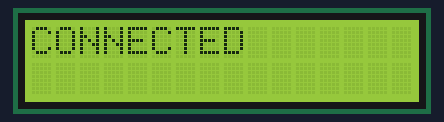
The sketch below on a simulated ESP32. Shown: 16×2 character LCD. WiFi joins after 1.5 s; servers stay silent unless stated; the local clock reads 2024-03-15 10:24:30 at power-on unless the sketch sets it; what the sketch prints to the serial monitor is not drawn.

Above: at 2.7 s.
At 5.7 s:
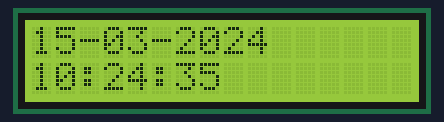
At 9.8 s:
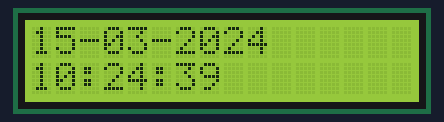
At 13.8 s:
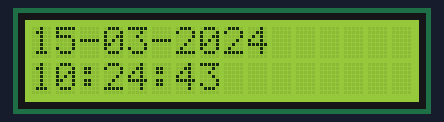
At 22.0 s:
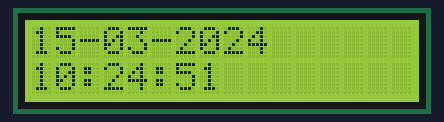
At 38.4 s:
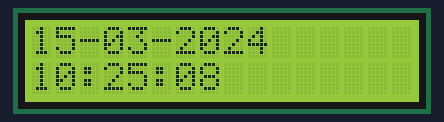

The sketch:

timeanddate.ino
```cpp
#include <Wire.h>
#include <WiFi.h>
#include "time.h"
#include "sntp.h"
#include <LiquidCrystal_I2C.h>

//0x3F or 0x27
LiquidCrystal_I2C lcd(0x27, 16, 2);   //LCD Object

const char* ssid       = "GNIOT-FF-151-152";
const char* password   = "987654321";

const char* ntpServer1 = "in.pool.ntp.org";
const char* ntpServer2 = "time.nist.gov";
const long  gmtOffset_sec = 19800;
const int   daylightOffset_sec = 19800;

void printLocalTime()
{
  struct tm timeinfo;
  if (!getLocalTime(&timeinfo)){
    Serial.println("No time available (yet)");
    return;
  }

  //Display Date & Time
  lcd.clear();
  lcd.setCursor(0, 0);
  lcd.printf("%02d-%02d-%04d", timeinfo.tm_mday, timeinfo.tm_mon + 1, timeinfo.tm_year + 1900);
  lcd.setCursor(0, 1);
  lcd.printf("%02d:%02d:%02d", timeinfo.tm_hour, timeinfo.tm_min, timeinfo.tm_sec);
}

// Callback function (gets called when time adjusts via NTP)
void timeavailable(struct timeval *t)
{
  Serial.println("Got time adjustment from NTP!");
  printLocalTime();
}

void setup()
{
  Serial.begin(115200);

  // Setup LCD with backlight and initialize
  lcd.init();
  lcd.backlight();
  lcd.setCursor(0, 0);

  // Connect to WiFi
  Serial.printf("Connecting to %s ", ssid);
  lcd.clear();
  lcd.setCursor(0, 0);
  lcd.print("Connecting to ");
  lcd.setCursor(0, 1);
  lcd.print(ssid);
  delay(1000);

  WiFi.begin(ssid, password);
  while (WiFi.status() != WL_CONNECTED) {
      delay(500);
      Serial.print(".");
  }
  Serial.println(" CONNECTED");
  lcd.clear();
  lcd.print("CONNECTED");
  delay(2000);

  // Set notification call-back function
  sntp_set_time_sync_notification_cb(timeavailable);

  // Set time configuration
  configTime(gmtOffset_sec, daylightOffset_sec, ntpServer1, ntpServer2);
}

void loop()
{
  delay(1000);
  printLocalTime();
}
```

Measured:
- what the display in image 0 shows lasts 3.0 s, from 2.6 s to 5.6 s
- what the display in image 1 shows lasts 1.1 s, from 5.6 s to 6.7 s
